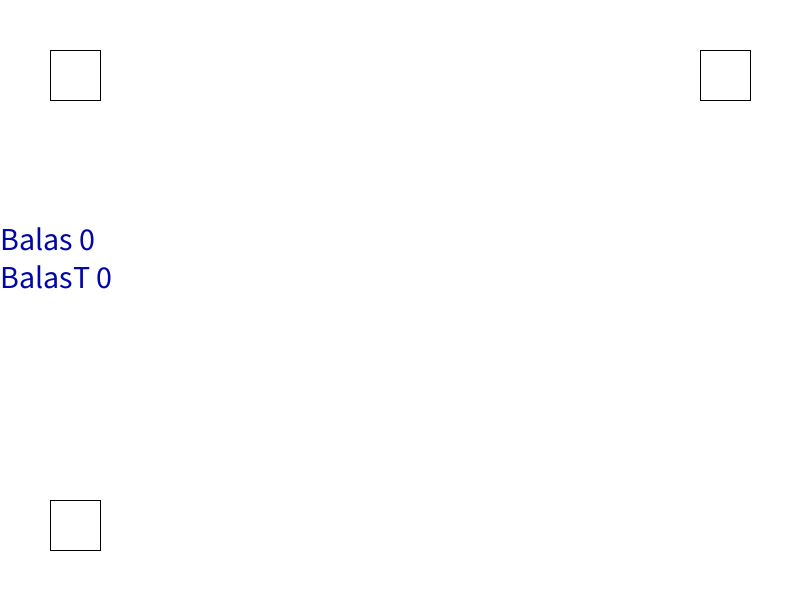
Frame 1 (no input)
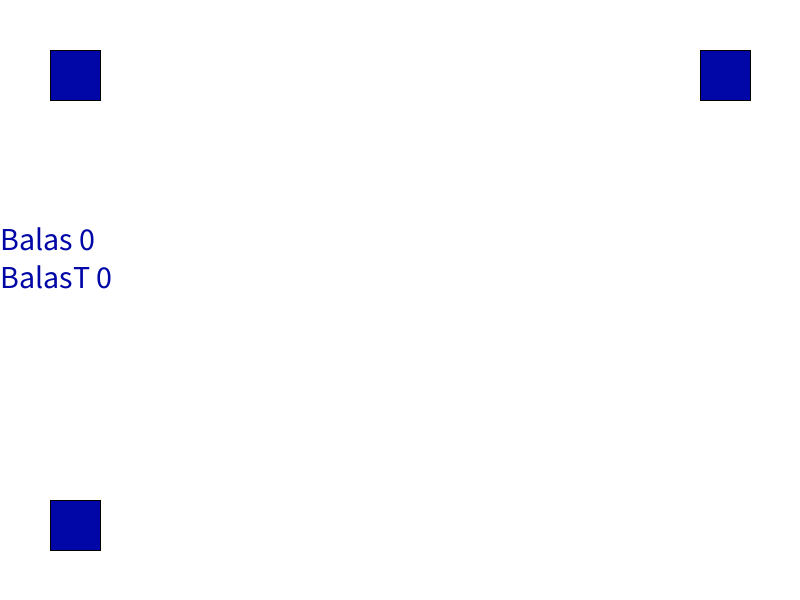
Frame 60 (the mouse pressed at the canvas centre just before this capture)
Frame 120 (the mouse held since frame 60 and released just before this capture): identical to frame 60, image omitted

The Processing sketch that drew these frames (run headless with seeded random() and noise(); from frame 60 on, the mouse is pressed at the canvas centre):

// Processing sketch: TanqueMain
// ── TanqueMain.pde
Tanque tanque = new Tanque();
ArrayList<Cuadro> cuadroA;
ArrayList<Bolita> bolitas;
boolean state = true;
boolean pstate = true;
boolean hit = false;
int time = -1;
int balas = 0;
int balasT = 0;


void setup(){
  bolitas = new ArrayList <Bolita>();
  cuadroA = new ArrayList<Cuadro>();
  
  background (255);
  size(800, 600);
  
  cuadroA.add(new Cuadro(50, 50));
  cuadroA.add(new Cuadro(700, 50));
  
}

void draw(){
  
  background(255);
     
  tanque.keyPressed();
  
  tanque.display();
  
  for (int i=cuadroA.size()-1; i>=0; i--){
    cuadroA.get(i).display();
    
    for(int i2=bolitas.size()-1; i2>=0; i2--){
      if(cuadroA.get(i).checkCollision(bolitas.get(i2))){
        bolitas.remove(i2);
        balasT++;
      }else if(bolitas.get(i2).posy == 0){
        bolitas.remove(i2);
      }
      
    }
  }
   fill(1, 6, 167);
   textSize(32);
   String TEXTB = "Balas "+ balas + "\n" + "BalasT " + balasT;
   text(TEXTB,balas, 250, 250);
   
}

class Bolita{
  
  int posx;
  int posy;
  int direction2;
  
  Bolita(int _posx, int _posy){
    posx = _posx;
    posy = _posy;
  }
  
  void display(){
    direction2 = -1;
    
    posy=posy+direction2 ;
    
    circle(posx,posy,10);
  }
  
}

class Cuadro {
  int x;
  int y;
  
  
  Cuadro(int _x, int _y){
    x = _x;
    y = _y;
  }
  
  boolean checkCollision(Bolita c) {
    hit = circleRect(c.posx,c.posy,10/2, x,y,50,50);
    return hit;
  }

  void display() {
    rect(x,y, 50,50);
  }
}

class Tanque{
  
  int posx;
  int posy;

  int direction, direction2;
  
  int envio;
  
  Tanque(){
    posx = 50;
    posy = 500;
    envio = 0;
  }
  
  void display(){
    if(posx <= 0){
        direction =0;
        
        if (keyCode == RIGHT) {  
     
          direction = 1;
        }
      }
      if(posx >= width -50
      ){
        direction =0;
        
        if (keyCode == LEFT) {  
     
          direction = -1;
        }
      }
      
      posx=posx+direction ;
      
      for (int i=0; i<bolitas.size(); i++) {
        bolitas.get(i).display();
      }
      
      rect(posx,500, 50,50);
  }
  
  void keyPressed(){
      
    state = keyPressed;
    if( millis() > time && time != -1 ){
      state = false;
    }
    if(state != pstate){
      if(keyCode == UP && keyPressed){
        bolitas.add(new Bolita(posx,posy));
        balas++;
      }
      if( state ){
        time = millis() + 1000;
      } else {
        time = -1;
      }
    }
    pstate = state; 
    
    if (key == CODED) {
       if (keyCode == RIGHT) {  
   
        direction = 1;
      } else if (keyCode == LEFT) {
        direction = -1;
      }
    }  
  }
  
}

// CIRCLE/RECTANGLE
boolean circleRect(float cx, float cy, float radius, float rx, float ry, float rw, float rh) {

  // temporary variables to set edges for testing
  float testX = cx;
  float testY = cy;

  // which edge is closest?
  if (cx < rx)         testX = rx;      // compare left edge
  else if (cx > rx+rw) testX = rx+rw;   // right edge
  if (cy < ry)         testY = ry;      // top edge
  else if (cy > ry+rh) testY = ry+rh;   // bottom edge

  // get distance from closest edges
  float distX = cx-testX;
  float distY = cy-testY;
  float distance = sqrt( (distX*distX) + (distY*distY) );

  // if the distance is less than the radius, collision!
  if (distance <= radius) {
    return true;
  }
  return false;
}
